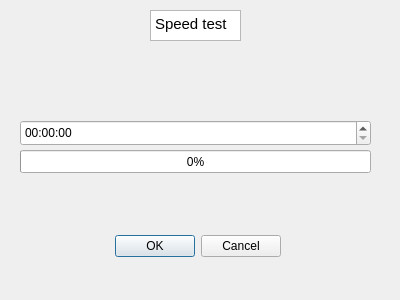
<?xml version="1.0" encoding="UTF-8"?>
<ui version="4.0">
 <class>Ui_ImageDialog</class>
 <widget class="QDialog" name="Ui_ImageDialog">
  <property name="geometry">
   <rect>
    <x>0</x>
    <y>0</y>
    <width>400</width>
    <height>300</height>
   </rect>
  </property>
  <property name="windowTitle">
   <string>Dialog</string>
  </property>
  <widget class="QDialogButtonBox" name="buttonBox">
   <property name="geometry">
    <rect>
     <x>100</x>
     <y>230</y>
     <width>181</width>
     <height>32</height>
    </rect>
   </property>
   <property name="orientation">
    <enum>Qt::Horizontal</enum>
   </property>
   <property name="standardButtons">
    <set>QDialogButtonBox::Cancel|QDialogButtonBox::Ok</set>
   </property>
  </widget>
  <widget class="QProgressBar" name="progressBar">
   <property name="geometry">
    <rect>
     <x>20</x>
     <y>150</y>
     <width>351</width>
     <height>23</height>
    </rect>
   </property>
   <property name="value">
    <number>0</number>
   </property>
  </widget>
  <widget class="QTimeEdit" name="timeEdit">
   <property name="geometry">
    <rect>
     <x>20</x>
     <y>120</y>
     <width>351</width>
     <height>26</height>
    </rect>
   </property>
  </widget>
  <widget class="QTextBrowser" name="textBrowser">
   <property name="geometry">
    <rect>
     <x>150</x>
     <y>10</y>
     <width>91</width>
     <height>31</height>
    </rect>
   </property>
   <property name="html">
    <string>&lt;!DOCTYPE HTML PUBLIC &quot;-//W3C//DTD HTML 4.0//EN&quot; &quot;http://www.w3.org/TR/REC-html40/strict.dtd&quot;&gt;
&lt;html&gt;&lt;head&gt;&lt;meta name=&quot;qrichtext&quot; content=&quot;1&quot; /&gt;&lt;style type=&quot;text/css&quot;&gt;
p, li { white-space: pre-wrap; }
&lt;/style&gt;&lt;/head&gt;&lt;body style=&quot; font-family:'Ubuntu'; font-size:11pt; font-weight:400; font-style:normal;&quot;&gt;
&lt;p style=&quot; margin-top:0px; margin-bottom:0px; margin-left:0px; margin-right:0px; -qt-block-indent:0; text-indent:0px;&quot;&gt;Speed test&lt;/p&gt;&lt;/body&gt;&lt;/html&gt;</string>
   </property>
  </widget>
 </widget>
 <resources/>
 <connections>
  <connection>
   <sender>buttonBox</sender>
   <signal>accepted()</signal>
   <receiver>Ui_ImageDialog</receiver>
   <slot>accept()</slot>
   <hints>
    <hint type="sourcelabel">
     <x>248</x>
     <y>254</y>
    </hint>
    <hint type="destinationlabel">
     <x>157</x>
     <y>274</y>
    </hint>
   </hints>
  </connection>
  <connection>
   <sender>buttonBox</sender>
   <signal>rejected()</signal>
   <receiver>Ui_ImageDialog</receiver>
   <slot>reject()</slot>
   <hints>
    <hint type="sourcelabel">
     <x>316</x>
     <y>260</y>
    </hint>
    <hint type="destinationlabel">
     <x>286</x>
     <y>274</y>
    </hint>
   </hints>
  </connection>
 </connections>
</ui>
